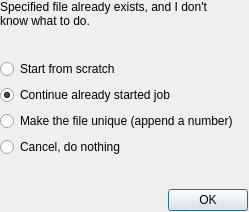
<ui version="4.0" >
 <class>FileExistsDialog</class>
 <widget class="QDialog" name="FileExistsDialog" >
  <property name="geometry" >
   <rect>
    <x>0</x>
    <y>0</y>
    <width>249</width>
    <height>212</height>
   </rect>
  </property>
  <property name="windowTitle" >
   <string comment="File already exists" >File exists</string>
  </property>
  <property name="modal" >
   <bool>true</bool>
  </property>
  <widget class="QWidget" name="verticalLayout_3" >
   <property name="geometry" >
    <rect>
     <x>0</x>
     <y>0</y>
     <width>248</width>
     <height>211</height>
    </rect>
   </property>
   <layout class="QVBoxLayout" >
    <item>
     <widget class="QLabel" name="label" >
      <property name="text" >
       <string>Specified file already exists, and I don't
know what to do.</string>
      </property>
     </widget>
    </item>
    <item>
     <spacer>
      <property name="orientation" >
       <enum>Qt::Vertical</enum>
      </property>
      <property name="sizeHint" >
       <size>
        <width>20</width>
        <height>40</height>
       </size>
      </property>
     </spacer>
    </item>
    <item>
     <layout class="QVBoxLayout" >
      <item>
       <widget class="QRadioButton" name="RadioScratch" >
        <property name="text" >
         <string>Start from scratch</string>
        </property>
       </widget>
      </item>
      <item>
       <widget class="QRadioButton" name="RadioContinue" >
        <property name="text" >
         <string>Continue already started job</string>
        </property>
        <property name="checked" >
         <bool>true</bool>
        </property>
       </widget>
      </item>
      <item>
       <widget class="QRadioButton" name="RadioUnique" >
        <property name="text" >
         <string>Make the file unique (append a number)</string>
        </property>
       </widget>
      </item>
      <item>
       <widget class="QRadioButton" name="RadioCancel" >
        <property name="text" >
         <string>Cancel, do nothing</string>
        </property>
       </widget>
      </item>
     </layout>
    </item>
    <item>
     <spacer>
      <property name="orientation" >
       <enum>Qt::Vertical</enum>
      </property>
      <property name="sizeHint" >
       <size>
        <width>20</width>
        <height>40</height>
       </size>
      </property>
     </spacer>
    </item>
    <item>
     <layout class="QVBoxLayout" >
      <item>
       <layout class="QHBoxLayout" >
        <item>
         <spacer>
          <property name="orientation" >
           <enum>Qt::Horizontal</enum>
          </property>
          <property name="sizeHint" >
           <size>
            <width>40</width>
            <height>20</height>
           </size>
          </property>
         </spacer>
        </item>
        <item>
         <widget class="QPushButton" name="OKbutton" >
          <property name="text" >
           <string>OK</string>
          </property>
         </widget>
        </item>
       </layout>
      </item>
     </layout>
    </item>
   </layout>
  </widget>
 </widget>
 <resources/>
 <connections>
  <connection>
   <sender>OKbutton</sender>
   <signal>released()</signal>
   <receiver>FileExistsDialog</receiver>
   <slot>accept()</slot>
   <hints>
    <hint type="sourcelabel" >
     <x>161</x>
     <y>152</y>
    </hint>
    <hint type="destinationlabel" >
     <x>188</x>
     <y>43</y>
    </hint>
   </hints>
  </connection>
 </connections>
</ui>
